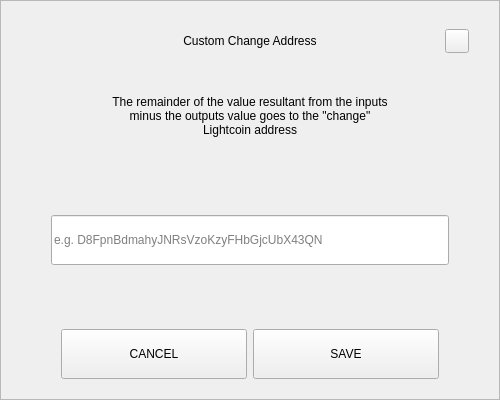
<?xml version="1.0" encoding="UTF-8"?>
<ui version="4.0">
 <class>SendChangeAddressDialog</class>
 <widget class="QDialog" name="SendChangeAddressDialog">
  <property name="geometry">
   <rect>
    <x>0</x>
    <y>0</y>
    <width>500</width>
    <height>400</height>
   </rect>
  </property>
  <property name="windowTitle">
   <string>Dialog</string>
  </property>
  <layout class="QVBoxLayout" name="verticalLayout">
   <property name="spacing">
    <number>0</number>
   </property>
   <property name="leftMargin">
    <number>0</number>
   </property>
   <property name="topMargin">
    <number>0</number>
   </property>
   <property name="rightMargin">
    <number>0</number>
   </property>
   <property name="bottomMargin">
    <number>0</number>
   </property>
   <item>
    <widget class="QFrame" name="frame">
     <property name="styleSheet">
      <string notr="true"/>
     </property>
     <property name="frameShape">
      <enum>QFrame::StyledPanel</enum>
     </property>
     <property name="frameShadow">
      <enum>QFrame::Raised</enum>
     </property>
     <layout class="QVBoxLayout" name="verticalLayout_2" stretch="0,0,0,0,0,0,0">
      <property name="spacing">
       <number>0</number>
      </property>
      <property name="leftMargin">
       <number>30</number>
      </property>
      <property name="topMargin">
       <number>20</number>
      </property>
      <property name="rightMargin">
       <number>30</number>
      </property>
      <property name="bottomMargin">
       <number>20</number>
      </property>
      <item>
       <layout class="QHBoxLayout" name="horizontalLayout_3">
        <property name="spacing">
         <number>0</number>
        </property>
        <item>
         <spacer name="horizontalSpacer_2">
          <property name="orientation">
           <enum>Qt::Horizontal</enum>
          </property>
          <property name="sizeHint" stdset="0">
           <size>
            <width>40</width>
            <height>20</height>
           </size>
          </property>
         </spacer>
        </item>
        <item>
         <widget class="QLabel" name="labelTitle">
          <property name="minimumSize">
           <size>
            <width>0</width>
            <height>40</height>
           </size>
          </property>
          <property name="maximumSize">
           <size>
            <width>16777215</width>
            <height>40</height>
           </size>
          </property>
          <property name="styleSheet">
           <string notr="true">padding-left:24px;</string>
          </property>
          <property name="text">
           <string>Custom Change Address</string>
          </property>
          <property name="alignment">
           <set>Qt::AlignCenter</set>
          </property>
          <property name="margin">
           <number>7</number>
          </property>
         </widget>
        </item>
        <item>
         <spacer name="horizontalSpacer">
          <property name="orientation">
           <enum>Qt::Horizontal</enum>
          </property>
          <property name="sizeHint" stdset="0">
           <size>
            <width>40</width>
            <height>20</height>
           </size>
          </property>
         </spacer>
        </item>
        <item>
         <widget class="QPushButton" name="btnEsc">
          <property name="minimumSize">
           <size>
            <width>24</width>
            <height>24</height>
           </size>
          </property>
          <property name="maximumSize">
           <size>
            <width>24</width>
            <height>24</height>
           </size>
          </property>
          <property name="focusPolicy">
           <enum>Qt::NoFocus</enum>
          </property>
          <property name="text">
           <string/>
          </property>
         </widget>
        </item>
       </layout>
      </item>
      <item>
       <spacer name="verticalSpacer_2">
        <property name="orientation">
         <enum>Qt::Vertical</enum>
        </property>
        <property name="sizeType">
         <enum>QSizePolicy::Fixed</enum>
        </property>
        <property name="sizeHint" stdset="0">
         <size>
          <width>20</width>
          <height>20</height>
         </size>
        </property>
       </spacer>
      </item>
      <item alignment="Qt::AlignHCenter">
       <widget class="QLabel" name="labelMessage">
        <property name="minimumSize">
         <size>
          <width>0</width>
          <height>70</height>
         </size>
        </property>
        <property name="text">
         <string>The remainder of the value resultant from the inputs minus the outputs value goes to the &quot;change&quot; Lightcoin address</string>
        </property>
        <property name="alignment">
         <set>Qt::AlignCenter</set>
        </property>
        <property name="wordWrap">
         <bool>true</bool>
        </property>
       </widget>
      </item>
      <item>
       <spacer name="verticalSpacer_3">
        <property name="orientation">
         <enum>Qt::Vertical</enum>
        </property>
        <property name="sizeHint" stdset="0">
         <size>
          <width>20</width>
          <height>40</height>
         </size>
        </property>
       </spacer>
      </item>
      <item>
       <layout class="QHBoxLayout" name="horizontalLayout_2">
        <property name="spacing">
         <number>0</number>
        </property>
        <property name="leftMargin">
         <number>20</number>
        </property>
        <property name="rightMargin">
         <number>20</number>
        </property>
        <item>
         <widget class="QLineEdit" name="lineEditAddress">
          <property name="minimumSize">
           <size>
            <width>0</width>
            <height>50</height>
           </size>
          </property>
          <property name="placeholderText">
           <string notr="true">e.g. D8FpnBdmahyJNRsVzoKzyFHbGjcUbX43QN</string>
          </property>
         </widget>
        </item>
       </layout>
      </item>
      <item>
       <spacer name="verticalSpacer">
        <property name="orientation">
         <enum>Qt::Vertical</enum>
        </property>
        <property name="sizeHint" stdset="0">
         <size>
          <width>20</width>
          <height>40</height>
         </size>
        </property>
       </spacer>
      </item>
      <item>
       <layout class="QHBoxLayout" name="horizontalLayout" stretch="2,2">
        <property name="spacing">
         <number>6</number>
        </property>
        <property name="leftMargin">
         <number>30</number>
        </property>
        <property name="rightMargin">
         <number>30</number>
        </property>
        <item>
         <widget class="QPushButton" name="btnCancel">
          <property name="minimumSize">
           <size>
            <width>180</width>
            <height>50</height>
           </size>
          </property>
          <property name="focusPolicy">
           <enum>Qt::NoFocus</enum>
          </property>
          <property name="text">
           <string>CANCEL</string>
          </property>
         </widget>
        </item>
        <item>
         <widget class="QPushButton" name="btnSave">
          <property name="minimumSize">
           <size>
            <width>180</width>
            <height>50</height>
           </size>
          </property>
          <property name="focusPolicy">
           <enum>Qt::NoFocus</enum>
          </property>
          <property name="text">
           <string>SAVE</string>
          </property>
         </widget>
        </item>
       </layout>
      </item>
     </layout>
    </widget>
   </item>
  </layout>
 </widget>
 <resources/>
 <connections/>
</ui>
